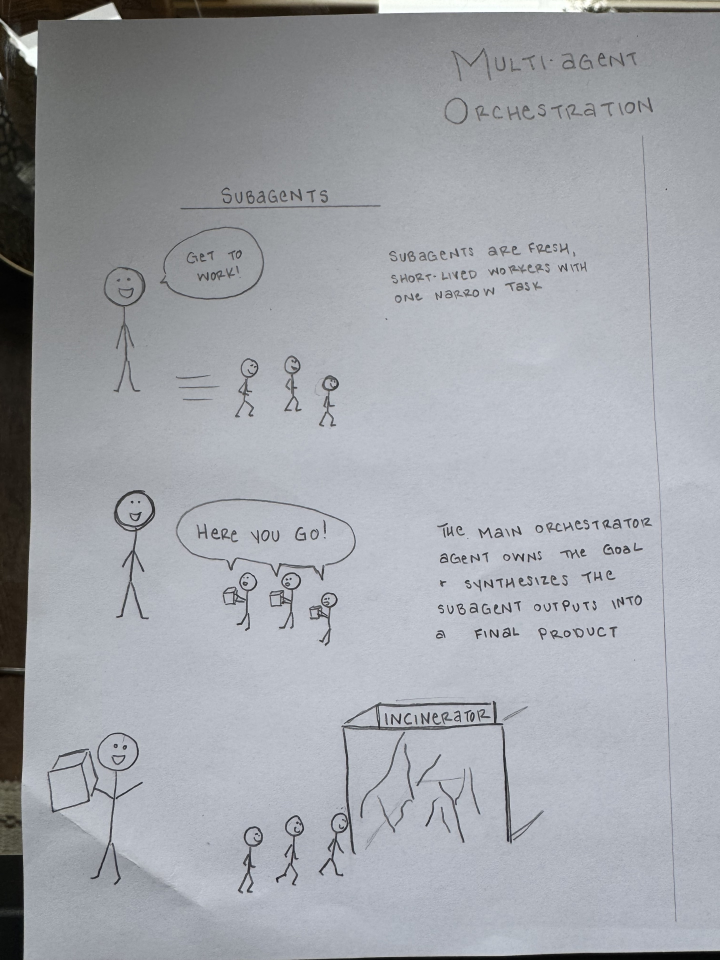
#> input picture animations/assets/sketches/06-multi-agent-orchestration.jpeg, 2880 x 3840 px (shown at 1/4 size)
$ python render_multi_agent_orchestration.py
#> lines starting #> are read from the running program, lines starting #| are printed output that depends on the picture
### animations/pencil-codex/render_agentic_loop.py
#!/usr/bin/env python3
"""Render Sarah's photographed agentic-loop sketch as a slide-ready animation.

The source handwriting and shapes are extracted directly from the committed
photograph. This script corrects the page perspective and lighting, isolates
the pencil strokes, recomposes the original pieces for 16:9, reveals those
pixels in a fast hand-writing order, and adds a shared three-state boil to the
ink and crinkled notebook paper. It does not trace or regenerate the drawing.
"""

from __future__ import annotations

import argparse
import math
import subprocess
from dataclasses import dataclass
from pathlib import Path

import numpy as np
from PIL import Image, ImageDraw, ImageFilter, ImageOps
from scipy.ndimage import gaussian_filter, map_coordinates

import personality_motifs as personality


HERE = Path(__file__).resolve().parent
SOURCE_PHOTO = HERE.parent / "assets" / "sketches" / "01-llm-harness-agentic-loop.jpeg"
SOURCE_DIR = HERE / "source"
OUT_DIR = HERE / "out"

WIDTH, HEIGHT = 1920, 1080
FPS = 30
DURATION = 23.5
FRAME_COUNT = round(FPS * DURATION)

PAPER = (250, 247, 239)
INK = (51, 50, 62)
AI_TEAL = (46, 167, 154)
ACCENT_WASH = (211, 237, 231)

# Page corners in the EXIF-corrected 3024x4032 photograph.  The transform
# removes the slight trapezoid caused by shooting the page at an angle.
PAGE_QUAD = (
    (185, 245),    # top left
    (170, 3748),   # bottom left
    (2855, 3815),  # bottom right
    (2850, 245),   # top right
)
PAGE_SIZE = (2400, 3200)


@dataclass(frozen=True)
class PieceSpec:
    name: str
    crop: tuple[int, int, int, int]
    center: tuple[int, int]
    max_size: tuple[int, int]
    start: float
    reveal_duration: float = 0.80


# Crops are measured on the rectified PAGE_SIZE image.  They intentionally
# include Sarah's original outlines and lettering as a single inseparable
# piece.  Spacing changes happen only when these pieces are composed.
PIECES = (
    PieceSpec("title", (800, 1945, 1465, 2080), (960, 112), (760, 150), 0.30, 0.78),
    PieceSpec("receive", (480, 2125, 950, 2245), (390, 350), (470, 190), 1.05, 0.78),
    PieceSpec("arrow_receive_reason", (945, 2140, 1110, 2215), (661, 346), (150, 95), 1.78, 0.40),
    PieceSpec("reason", (1090, 2085, 1490, 2285), (900, 338), (400, 220), 2.10, 0.82),
    PieceSpec("arrow_reason_tools", (1480, 2165, 1655, 2360), (1117, 448), (180, 165), 2.88, 0.42),
    PieceSpec("tools", (1450, 2325, 1950, 2600), (1380, 520), (490, 245), 3.22, 0.86),
    PieceSpec("arrow_tools_observe", (1480, 2595, 1680, 2725), (1275, 660), (180, 118), 4.03, 0.42),
    PieceSpec("observe", (1040, 2535, 1465, 2805), (1040, 770), (410, 235), 4.38, 0.84),
    PieceSpec("arrow_observe_repeat", (815, 2640, 1045, 2725), (752, 772), (215, 118), 5.17, 0.40),
    PieceSpec("repeat", (280, 2530, 840, 2790), (430, 760), (530, 270), 5.50, 0.88),
)

@dataclass
class PreparedPiece:
    spec: PieceSpec
    variants: tuple[Image.Image, Image.Image, Image.Image]
    reveal_order: np.ndarray
    position: tuple[int, int]
    size: tuple[int, int]


# [81 lines left out: functions smoothstep, rectify_photo, isolate_pencil, trim_transparent, fit_piece, clean_piece_edges, not called in this run]


def warp_alpha(alpha: np.ndarray, seed: int, amplitude: float = 0.52) -> np.ndarray:
    """Create a sub-pixel redraw variation without changing the linework."""
    rng = np.random.default_rng(seed)
    h, w = alpha.shape
    raw_x = rng.normal(size=(h, w)).astype(np.float32)
    raw_y = rng.normal(size=(h, w)).astype(np.float32)
    dx = gaussian_filter(raw_x, sigma=15.0)
    dy = gaussian_filter(raw_y, sigma=15.0)
    dx /= max(float(np.std(dx)), 1e-6)
    dy /= max(float(np.std(dy)), 1e-6)
    dx *= amplitude
    dy *= amplitude
    yy, xx = np.mgrid[0:h, 0:w].astype(np.float32)
    warped = map_coordinates(alpha, (yy + dy, xx + dx), order=1, mode="nearest")
    return np.clip(warped, 0.0, 255.0)


def boil_variants(
    image: Image.Image,
    seed: int,
    amplitude: float = 0.52,
) -> tuple[Image.Image, Image.Image, Image.Image]:
    base = np.asarray(image.getchannel("A"), dtype=np.float32)
    variants: list[Image.Image] = []
    for index in range(3):
        alpha = warp_alpha(base, seed * 101 + index * 17, amplitude=amplitude)
        # Tiny pressure changes read as graphite being redrawn, without flicker.
        alpha = np.clip(alpha * (0.98 + index * 0.018), 0.0, 255.0).astype(np.uint8)
        rgba = np.zeros((*alpha.shape, 4), dtype=np.uint8)
        rgba[..., :3] = INK
        rgba[..., 3] = alpha
        variants.append(Image.fromarray(rgba, "RGBA"))
    return tuple(variants)  # type: ignore[return-value]


# [65 lines left out: functions make_reveal_order, prepare_pieces, not called in this run]


def make_notebook_backgrounds() -> tuple[Image.Image, Image.Image, Image.Image]:
    """Build three softly crumpled ruled-paper states for the 6 Hz boil."""
    rng = np.random.default_rng(20260713)
    yy, xx = np.mgrid[0:HEIGHT, 0:WIDTH].astype(np.float32)

    fine = gaussian_filter(rng.normal(size=(HEIGHT, WIDTH)), sigma=0.72)
    broad = gaussian_filter(rng.normal(size=(HEIGHT, WIDTH)), sigma=68.0)
    fine /= max(float(np.std(fine)), 1e-6)
    broad /= max(float(np.std(broad)), 1e-6)

    crease_specs = []
    for _ in range(13):
        angle = rng.uniform(-1.25, 1.25)
        offset = rng.uniform(-820.0, 820.0)
        width = rng.uniform(3.5, 10.0)
        amplitude = rng.uniform(2.8, 6.0)
        crease_specs.append((angle, offset, width, amplitude))

    backgrounds: list[Image.Image] = []
    for variant, boil_shift in enumerate((-1.15, 0.0, 1.05)):
        creases = np.zeros((HEIGHT, WIDTH), dtype=np.float32)
        centered_x = xx - WIDTH / 2
        centered_y = yy - HEIGHT / 2
        for index, (angle, offset, width, amplitude) in enumerate(crease_specs):
            along = -centered_x * math.sin(angle) + centered_y * math.cos(angle)
            distance = (
                centered_x * math.cos(angle)
                + centered_y * math.sin(angle)
                - offset
                - boil_shift * (0.55 + 0.10 * (index % 3))
                + (2.5 + 0.75 * (index % 4))
                * np.sin(along / (145.0 + 17.0 * (index % 5)) + index * 0.9)
            )
            # Each fold gets a graphite-gray trough and a narrow paper-white
            # ridge, which reads as a real crinkle without harsh flicker.
            creases -= amplitude * np.exp(-((distance + width * 0.42) / width) ** 2)
            creases += amplitude * 0.72 * np.exp(-((distance - width * 0.46) / (width * 0.72)) ** 2)

        vignette = -1.3 * (
            ((xx - WIDTH / 2) / (WIDTH / 2)) ** 2
            + ((yy - HEIGHT / 2) / (HEIGHT / 2)) ** 2
        )
        texture = np.clip(fine * 0.48 + broad * 1.05 + creases + vignette, -9.0, 7.0)
        base = np.empty((HEIGHT, WIDTH, 3), dtype=np.float32)
        base[:] = PAPER
        base += texture[..., None]
        paper = Image.fromarray(np.clip(base, 0, 255).astype(np.uint8), "RGB").convert("RGBA")

        ruling = Image.new("RGBA", (WIDTH, HEIGHT), (0, 0, 0, 0))
        draw = ImageDraw.Draw(ruling, "RGBA")
        phase = variant * 0.72
        for y0 in range(72, HEIGHT, 72):
            points = []
            for x in range(-20, WIDTH + 21, 24):
                wobble = 0.90 * math.sin(x / 154.0 + phase + y0 * 0.003)
                wobble += 0.35 * math.sin(x / 43.0 + phase * 0.7)
                points.append((x, y0 + wobble))
            draw.line(points, fill=(117, 177, 193, 92), width=2)

        margin_points = []
        for y in range(-20, HEIGHT + 21, 20):
            x = 148 + 1.0 * math.sin(y / 92.0 + phase)
            margin_points.append((x, y))
        draw.line(margin_points, fill=(213, 113, 111, 105), width=3)
        paper.alpha_composite(ruling)
        backgrounds.append(paper)

    return tuple(backgrounds)  # type: ignore[return-value]


# [86 lines left out: functions make_debug_assets, scaled_asset, active_node, rough_rounded_highlight, not called in this run]


def return_arrow_points() -> list[tuple[float, float]]:
    """Outer cycle arrow from REPEAT back to REASON / GENERATE."""
    segments = (
        (
            np.array([280.0, 650.0]),
            np.array([125.0, 620.0]),
            np.array([80.0, 525.0]),
            np.array([105.0, 430.0]),
        ),
        (
            np.array([105.0, 430.0]),
            np.array([55.0, 275.0]),
            np.array([230.0, 210.0]),
            np.array([700.0, 240.0]),
        ),
    )
    points: list[tuple[float, float]] = []
    for p0, p1, p2, p3 in segments:
        for t in np.linspace(0.0, 1.0, 46):
            point = (
                (1 - t) ** 3 * p0
                + 3 * (1 - t) ** 2 * t * p1
                + 3 * (1 - t) * t**2 * p2
                + t**3 * p3
            )
            points.append((float(point[0]), float(point[1])))
#> in rectify_photo, photo is the input picture: PIL image 2880x3840 RGB; mean R, G, B 160.5, 163.5, 169.1
    return points


RETURN_POINTS = return_arrow_points()


# [187 lines left out: functions draw_return_arrow, revealed_asset, composite_piece, render_frame, render_mp4, render_gif and 3 more, not called in this run]


# [2 lines that do not run on import are left out]

### animations/pencil-codex/render_sketch_set.py
#!/usr/bin/env python3
"""Render sketches 02–05 in the established pencil-on-notebook style.

Every visible handwritten mark is extracted from Sarah's photographed pages.
The renderer only corrects the page, lifts graphite onto transparency,
recomposes semantic regions for a 16:9 slide, reveals those original pixels in
writing order, and applies the same restrained paper/line boil as sketch 01.
"""

from __future__ import annotations

import argparse
import json
import math
import subprocess
import sys
from dataclasses import dataclass
from pathlib import Path

import numpy as np
from PIL import Image, ImageDraw, ImageFilter, ImageOps
from scipy.ndimage import gaussian_filter

import render_agentic_loop as established
import personality_motifs as personality


HERE = Path(__file__).resolve().parent
SKETCH_DIR = HERE.parent / "assets" / "sketches"
SOURCE_DIR = HERE / "source"
OUT_DIR = HERE / "out"
INTERACTIVE_ROOT = HERE / "interactive"

WIDTH, HEIGHT = 1920, 1080
FPS = 30
PAPER = established.PAPER
INK = established.INK
AI_TEAL = established.AI_TEAL
ACCENT_WASH = established.ACCENT_WASH
RECTIFIED_PAGE_SIZE = (2400, 3200)


@dataclass(frozen=True)
class PieceSpec:
    name: str
    crop: tuple[int, int, int, int]
    center: tuple[int, int]
    max_size: tuple[int, int]
    start: float
    reveal_duration: float = 0.90
    order: str = "rows"
    group: str = ""
    boil_amplitude: float = 0.40


@dataclass(frozen=True)
class SceneSpec:
    key: str
    source: str
    page_quad: tuple[tuple[int, int], tuple[int, int], tuple[int, int], tuple[int, int]]
    duration: float
    pieces: tuple[PieceSpec, ...]
    focus_order: tuple[str, ...]
    focus_start: float
    focus_step: float


@dataclass(frozen=True)
class InteractiveSceneSpec:
    labels: tuple[str, ...]
    groups: tuple[tuple[str, ...], ...]
    personality_ranges: tuple[tuple[float, float], ...]


@dataclass
class PreparedPiece:
    spec: PieceSpec
    variants: tuple[Image.Image, Image.Image, Image.Image]
    reveal_order: np.ndarray
    position: tuple[int, int]
    size: tuple[int, int]


# The measured page quadrilaterals remove the phone-camera perspective before
# any handwriting is extracted. Piece crops are added after the audit-grid pass.
SCENES: dict[str, SceneSpec] = {
    "frontier_labs": SceneSpec(
        key="frontier_labs",
        source="02-frontier-labs-landscape-v2.jpeg",
        page_quad=((95, 135), (55, 3690), (2785, 3700), (2770, 160)),
        duration=22.5,
        pieces=(
            PieceSpec("title", (1040, 15, 1775, 215), (1050, 72), (560, 105), 0.30, 0.72, "left", "title"),
            PieceSpec("labs", (0, 205, 3130, 710), (1050, 225), (1700, 285), 1.05, 1.30, "rows", "labs", 0.28),
            PieceSpec("models_label", (0, 700, 3130, 835), (1050, 392), (1700, 78), 2.45, 0.62, "left", "models", 0.24),
            PieceSpec("models", (0, 825, 3130, 1375), (1050, 545), (1700, 300), 3.15, 1.45, "rows", "models", 0.28),
            PieceSpec("harnesses_label", (0, 1360, 3130, 1500), (1050, 714), (1700, 78), 4.72, 0.62, "left", "harnesses", 0.24),
            PieceSpec("harnesses", (0, 1480, 3130, 2070), (1050, 870), (1700, 285), 5.45, 1.50, "rows", "harnesses", 0.28),
            PieceSpec("api", (1220, 2050, 1640, 2290), (1050, 1015), (300, 80), 7.10, 0.62, "left", "api", 0.24),
            PieceSpec("open_weight_note", (0, 2150, 620, 2400), (390, 1018), (470, 88), 7.82, 0.72, "rows", "api", 0.24),
        ),
        focus_order=("labs", "models", "harnesses", "api"),
        focus_start=7.90,
        focus_step=3.00,
    ),
    "mcp_cli_api": SceneSpec(
        key="mcp_cli_api",
        source="03-mcp-cli-api-tools-v2.jpeg",
        page_quad=((150, 210), (145, 3655), (2770, 3650), (2755, 235)),
        duration=24.0,
        pieces=(
            PieceSpec("tools_title", (1410, 110, 1990, 315), (960, 65), (430, 108), 0.25, 0.78, "left", "title", 0.24),
            PieceSpec("mcp_heading", (300, 435, 900, 600), (360, 190), (430, 112), 1.15, 0.68, "left", "mcp", 0.24),
            PieceSpec("mcp_official", (0, 1050, 1450, 1640), (410, 455), (520, 300), 1.95, 2.10, "rows", "mcp", 0.28),
            PieceSpec("mcp_unofficial", (250, 1750, 1600, 2240), (410, 825), (520, 260), 4.30, 2.05, "rows", "mcp", 0.28),
            PieceSpec("cli_heading", (1270, 420, 1670, 590), (960, 190), (330, 112), 7.05, 0.68, "left", "cli", 0.24),
            PieceSpec("cli_agent", (1270, 625, 2035, 1000), (930, 420), (560, 280), 7.85, 1.55, "rows", "cli", 0.28),
            PieceSpec("cli_terminal", (1815, 980, 2050, 1245), (830, 680), (175, 195), 9.55, 0.90, "outline", "cli", 0.26),
            PieceSpec("api_heading", (2410, 535, 2870, 705), (1590, 190), (350, 112), 14.20, 0.68, "left", "api", 0.24),
            PieceSpec("api_rack", (2380, 835, 3200, 1380), (1590, 515), (590, 390), 15.05, 2.20, "rows", "api", 0.28),
        ),
        focus_order=("mcp", "cli", "api"),
        focus_start=4.00,
        focus_step=6.20,
    ),
    "harness_mind_map": SceneSpec(
        key="harness_mind_map",
        source="04-harness-mind-map-v2.jpeg",
        # Wider cross-page bounds retain both the full Model box and the
        # handwritten question at the physical bottom edge of the sheet.
        page_quad=((40, 140), (0, 3995), (2940, 3995), (3000, 150)),
        duration=22.0,
        pieces=(
            PieceSpec("harness_map", (20, 0, 3180, 2250), (960, 540), (1760, 1050), 0.35, 8.60, "harness_map", "map", 0.30),
        ),
        focus_order=("map",),
        focus_start=10.2,
        focus_step=2.20,
    ),
    "what_is_an_agent": SceneSpec(
        key="what_is_an_agent",
        source="05-what-is-an-agent.jpeg",
        page_quad=((210, 140), (135, 3850), (2885, 3855), (2860, 165)),
        duration=21.5,
        pieces=(
            PieceSpec("title", (990, 0, 2020, 230), (960, 105), (760, 140), 0.30, 0.85, "outline", "definition"),
            PieceSpec("definition", (760, 220, 2570, 465), (960, 245), (1240, 155), 1.22, 1.05, "left", "definition"),
            PieceSpec("general_column", (220, 500, 1820, 1640), (560, 700), (820, 590), 2.40, 3.15, "rows", "general"),
            PieceSpec("specialized_heading", (2020, 500, 3150, 700), (1445, 420), (750, 150), 6.15, 0.90, "left", "specialized"),
            PieceSpec("specialized_examples", (2100, 725, 3200, 2100), (1445, 740), (720, 570), 7.15, 1.75, "rows", "specialized"),
        ),
        focus_order=("definition", "general", "specialized"),
        focus_start=9.20,
        focus_step=3.30,
    ),
}


INTERACTIVE_SCENES: dict[str, InteractiveSceneSpec] = {
    "frontier_labs": InteractiveSceneSpec(
        labels=("Labs", "Models", "Harnesses + API"),
        groups=(("title", "labs"), ("models",), ("harnesses", "api")),
        personality_ranges=((7.88, 10.50), (10.62, 13.35), (13.48, 20.50)),
    ),
    "mcp_cli_api": InteractiveSceneSpec(
        labels=("MCP", "CLI", "API"),
        groups=(("title", "mcp"), ("cli",), ("api",)),
        personality_ranges=((1.85, 7.80), (9.65, 14.85), (15.05, 21.85)),
    ),
}


# [10 lines left out: function rectify_photo, not called in this run]


def isolate_pencil(page: Image.Image) -> tuple[Image.Image, Image.Image]:
    gray = np.asarray(page.convert("L"), dtype=np.float32)
    # Track medium-scale creases as illumination so they divide away; pencil
    # strokes are much narrower and remain in the normalized image.
    illumination = gaussian_filter(gray, sigma=28.0)
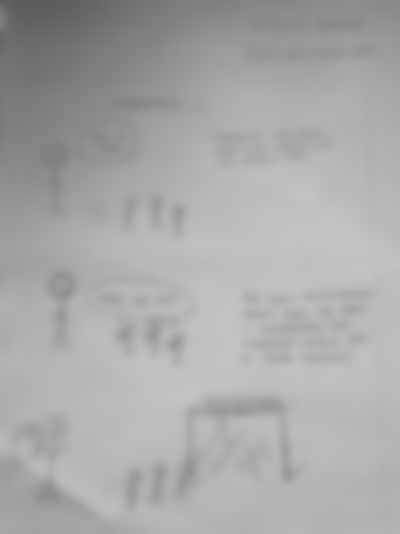
#> illumination: shape (3200, 2400) float32 (shown at 1/6 size); min 92.01, max 195.4, mean 169.4
    normalized = np.clip(gray / np.maximum(illumination, 1.0) * 242.0, 0.0, 255.0)
    # A local contrast gate separates narrow graphite from folds and phone
    # shadows. Global darkness retains Sarah's pencil-pressure variation;
    # local support suppresses broad bands without turning paper grain to ink.
    global_darkness = np.clip((238.0 - normalized) / 78.0, 0.0, 1.0)
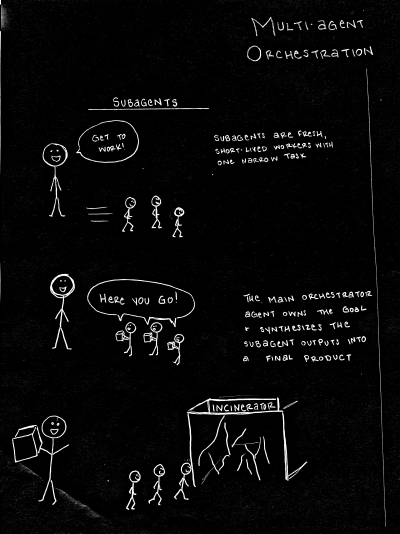
#> global_darkness: shape (3200, 2400) float32 (shown at 1/6 size); min 0, max 1, mean 0.0346
    detail_input = gaussian_filter(normalized, sigma=0.70)
    local_paper = gaussian_filter(detail_input, sigma=10.0)
    local_darkness = np.clip((local_paper - detail_input) / 42.0, 0.0, 1.0)
    support = np.clip((local_darkness - 0.018) / 0.11, 0.0, 1.0)
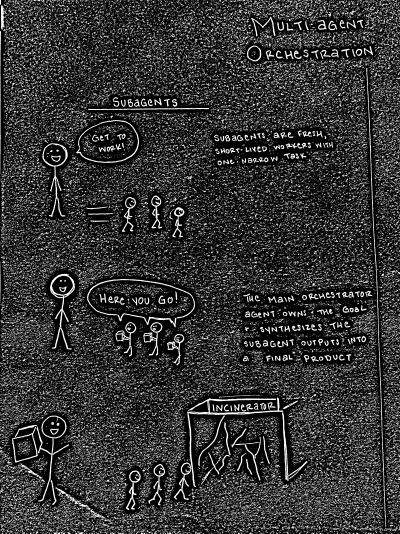
#> support: shape (3200, 2400) float32 (shown at 1/6 size); min 0, max 1, mean 0.202
    darkness = global_darkness * support
    alpha = np.power(darkness, 0.82)
    # These later photos contain stronger fold shadows than sketch 01. A
    # slightly firmer floor removes broad gray bands while retaining graphite.
    alpha[alpha < 0.065] = 0.0
    alpha = gaussian_filter(alpha, sigma=0.32)

    rgba = np.zeros((*alpha.shape, 4), dtype=np.uint8)
    rgba[..., :3] = INK
    rgba[..., 3] = np.clip(alpha * 255.0, 0, 255).astype(np.uint8)
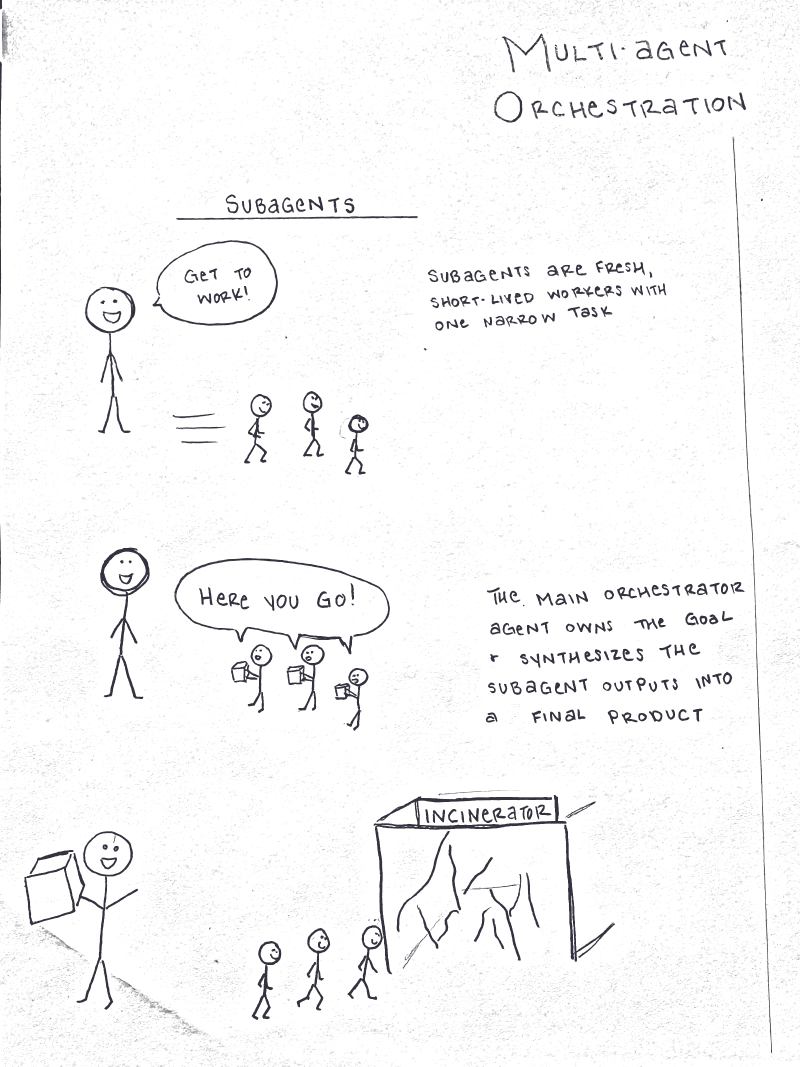
#> rgba: shape (3200, 2400, 4) (shown at 1/3 size); mean of channels 0, 1, 2, 3 51, 50, 62, 9; transparent parts drawn white
    ink = Image.fromarray(rgba, "RGBA")
    clean = Image.new("RGB", page.size, PAPER)
    clean.paste(ink, mask=ink.getchannel("A"))
#> (the rest of the program and of its run is left out)
